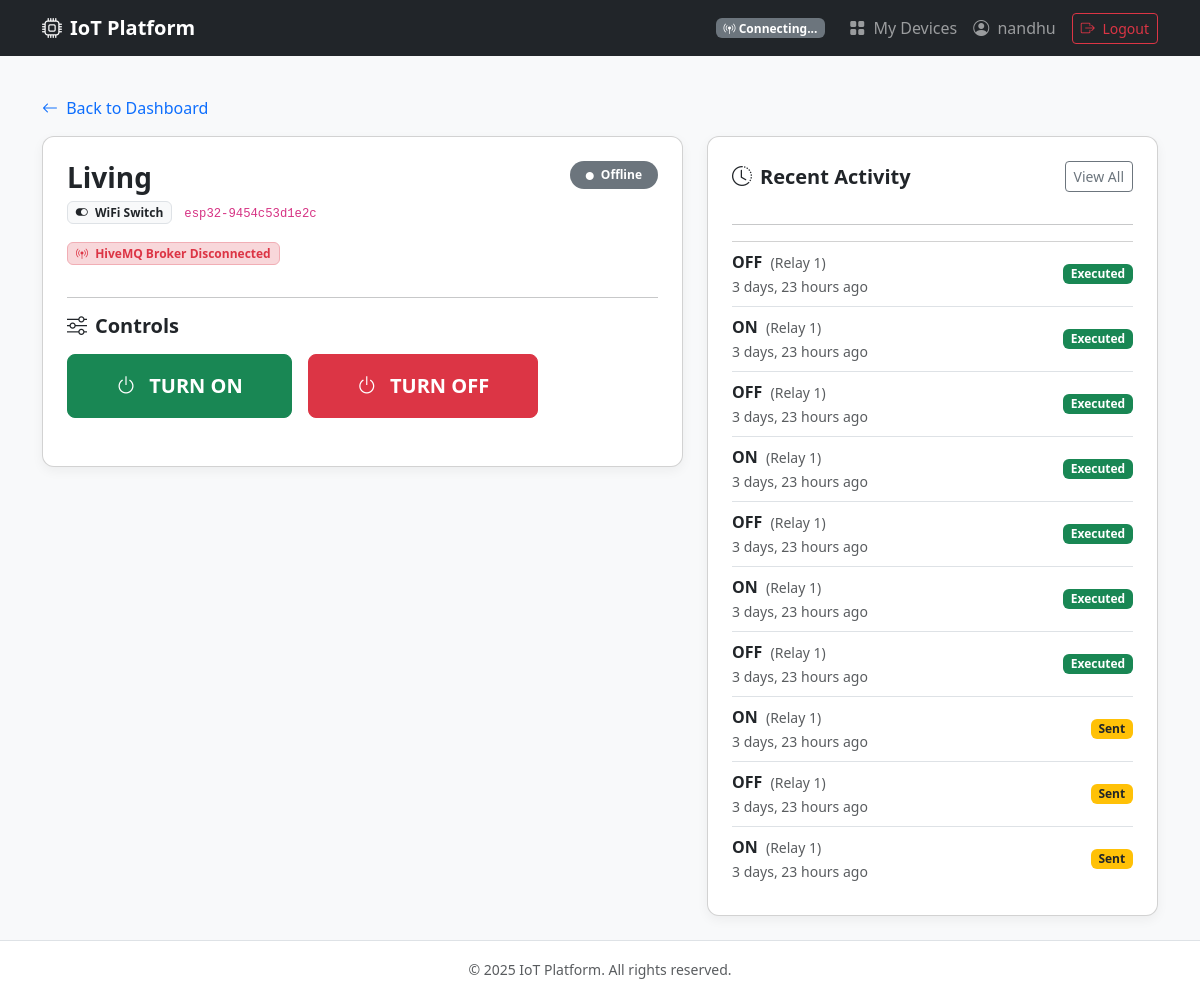
The app's page /devices/2/control/ (signed in) with its own data.
### devices/models.py (models this page shows, shortened)
class Device(models.Model):
    user = models.ForeignKey(User, on_delete=models.CASCADE, related_name='devices')
    unique_device_id = models.CharField(
        max_length=50,
        unique=True,
        help_text='Unique ID printed on the physical device'
    )
    device_type = models.ForeignKey(DeviceType, on_delete=models.PROTECT, related_name='devices')
    name = models.CharField(max_length=100, help_text='Friendly name, e.g. "Living Room Light"')
    is_online = models.BooleanField(default=False)
    current_state = models.JSONField(default=dict, blank=True)
    added_at = models.DateTimeField(auto_now_add=True)
    last_seen = models.DateTimeField(null=True, blank=True)
    class Meta:
        ordering = ['-added_at']

class DeviceType(models.Model):
    name = models.CharField(max_length=100)
    slug = models.SlugField(unique=True)
    icon = models.CharField(max_length=50, default='bi-device-ssd',
                            help_text='Bootstrap icon class, e.g. bi-toggle-on')
    description = models.TextField(blank=True)
    available_commands = models.JSONField(
        default=dict,
        help_text='JSON of supported commands, e.g. {"actions": ["ON","OFF"]}'
    )
    is_active = models.BooleanField(default=True)

class DeviceLog(models.Model):
    STATUS_CHOICES = [
        ('sent', 'Sent'),
        ('delivered', 'Delivered'),
        ('executed', 'Executed'),
        ('failed', 'Failed'),
    ]
    device = models.ForeignKey(Device, on_delete=models.CASCADE, related_name='logs')
    action = models.CharField(max_length=50)          # e.g. ON, OFF, SET_SPEED
    value = models.CharField(max_length=100, blank=True)  # e.g. "75" for speed
    performed_by = models.ForeignKey(User, on_delete=models.SET_NULL, null=True)
    timestamp = models.DateTimeField(auto_now_add=True)
    status = models.CharField(max_length=20, choices=STATUS_CHOICES, default='sent')
    class Meta:
        ordering = ['-timestamp']

### devices/views.py (the view, shortened to what this page needs)
# urls.py: path('<int:device_id>/control/', views.device_control_view, name='control'),
@login_required
def device_control_view(request, device_id):
    device = get_object_or_404(Device, id=device_id, user=request.user)
    recent_logs = device.logs.all()[:10]
    mqtt = get_mqtt_client()
    context = {
        'device': device,
        'logs': recent_logs,
        'mqtt_connected': mqtt.is_connected(),
        'relay_1': device.current_state.get('relay_1') or device.current_state.get('power', 'OFF'),
        'relay_2': device.current_state.get('relay_2', 'OFF'),
    }
    return render(request, 'devices/device_control.html', context)

### mqtt_service/client.py (called while the page is built)
def get_mqtt_client():
    return MQTTClient()

    def __new__(cls):
        with cls._lock:
            if cls._instance is None:
                cls._instance = super().__new__(cls)
                cls._instance._initialized = False
            return cls._instance

    def is_connected(self):
        return self._connected

### devices/templates/devices/device_control.html (shortened to what this page needs)
{% extends 'accounts/base.html' %}
{% block content %}
<a href="{% url 'devices:dashboard' %}" class="text-decoration-none mb-3 d-inline-block">
    <i class="bi bi-arrow-left me-1"></i> Back to Dashboard
</a>
<div class="row g-4">
    <div class="col-lg-7">
        <div class="card card-custom bg-white p-4">
            <div class="d-flex justify-content-between align-items-start mb-3">
                <div>
                    <h3 class="fw-bold mb-1">{{ device.name }}</h3>
                    <span class="badge bg-light text-dark border me-2">
                        <i class="bi {{ device.device_type.icon }} me-1"></i>
                        {{ device.device_type.name }}
                    </span>
                    <span class="text-muted small"><code>{{ device.unique_device_id }}</code></span>
                </div>
                <div>
                    {% if device.is_online %}
                        <span class="badge bg-success rounded-pill px-3 py-2">
                            <i class="bi bi-circle-fill me-1" style="font-size:8px"></i> Online
                        </span>
                    {% else %}
                        <span class="badge bg-secondary rounded-pill px-3 py-2">
                            <i class="bi bi-circle-fill me-1" style="font-size:8px"></i> Offline
                        </span>
                    {% endif %}
                </div>
            </div>
            <div class="mb-3">
                {% if mqtt_connected %}
                    <span class="badge bg-success-subtle text-success border border-success-subtle px-2 py-1">
                        <i class="bi bi-broadcast me-1"></i> HiveMQ Broker Connected
                    </span>
                {% else %}
                    <span class="badge bg-danger-subtle text-danger border border-danger-subtle px-2 py-1">
                        <i class="bi bi-broadcast-pin me-1"></i> HiveMQ Broker Disconnected
                    </span>
                {% endif %}
            </div>
            <hr>
            {% if device.device_type.slug == "wifi_switch" %}
                <h5 class="fw-bold mb-3"><i class="bi bi-toggle-on me-2"></i>Dual Relay Control</h5>
                <div class="border rounded p-3 mb-3">
                    <div class="d-flex justify-content-between align-items-center mb-3">
                        <h6 class="fw-bold mb-0">Relay 1</h6>
                        {% if relay_1 == "ON" %}
                            <span class="badge bg-success fs-6">ON</span>
                        {% else %}
                            <span class="badge bg-secondary fs-6">OFF</span>
                        {% endif %}
                    </div>
                    <div class="d-flex gap-3">
                        <form method="POST">
                            {% csrf_token %}
                            <input type="hidden" name="action" value="ON">
                            <input type="hidden" name="relay_number" value="1">
                            <button type="submit" class="btn btn-lg px-4 {% if relay_1 == 'ON' %}btn-success{% else %}btn-outline-success{% endif %}">
                                <i class="bi bi-power me-1"></i> ON
                            </button>
                        </form>
                        <form method="POST">
                            {% csrf_token %}
                            <input type="hidden" name="action" value="OFF">
                            <input type="hidden" name="relay_number" value="1">
                            <button type="submit" class="btn btn-lg px-4 {% if relay_1 == 'OFF' %}btn-danger{% else %}btn-outline-danger{% endif %}">
                                <i class="bi bi-power me-1"></i> OFF
                            </button>
                        </form>
                    </div>
                </div>
                <div class="border rounded p-3 mb-3">
                    <div class="d-flex justify-content-between align-items-center mb-3">
                        <h6 class="fw-bold mb-0">Relay 2</h6>
                        {% if relay_2 == "ON" %}
                            <span class="badge bg-success fs-6">ON</span>
                        {% else %}
                            <span class="badge bg-secondary fs-6">OFF</span>
                        {% endif %}
                    </div>
                    <div class="d-flex gap-3">
                        <form method="POST">
                            {% csrf_token %}
                            <input type="hidden" name="action" value="ON">
                            <input type="hidden" name="relay_number" value="2">
                            <button type="submit" class="btn btn-lg px-4 {% if relay_2 == 'ON' %}btn-success{% else %}btn-outline-success{% endif %}">
                                <i class="bi bi-power me-1"></i> ON
                            </button>
                        </form>
                        <form method="POST">
                            {% csrf_token %}
                            <input type="hidden" name="action" value="OFF">
                            <input type="hidden" name="relay_number" value="2">
                            <button type="submit" class="btn btn-lg px-4 {% if relay_2 == 'OFF' %}btn-danger{% else %}btn-outline-danger{% endif %}">
                                <i class="bi bi-power me-1"></i> OFF
                            </button>
                        </form>
                    </div>
                </div>
            {% else %}
                <h5 class="fw-bold mb-3"><i class="bi bi-sliders me-2"></i>Controls</h5>
                <div class="d-flex gap-3 mb-4">
                    <form method="POST" class="d-inline">
                        <button type="submit" class="btn btn-lg btn-success px-5 py-3 fw-bold">
                            <i class="bi bi-power me-2"></i> TURN ON
                        </button>
                    </form>
                    <form method="POST" class="d-inline">
                        <button type="submit" class="btn btn-lg btn-danger px-5 py-3 fw-bold">
                            <i class="bi bi-power me-2"></i> TURN OFF
                        </button>
                    </form>
                </div>
            {% endif %}
        </div>
    </div>
    <div class="col-lg-5">
        <div class="card card-custom bg-white p-4">
            <div class="d-flex justify-content-between align-items-center mb-3">
                <h5 class="fw-bold mb-0"><i class="bi bi-clock-history me-2"></i>Recent Activity</h5>
                <a href="{% url 'devices:logs' device.id %}" class="btn btn-sm btn-outline-secondary">
                    View All
                </a>
            </div>
            <hr>
            {% if logs %}
                <div class="list-group list-group-flush">
                    {% for log in logs %}
                    <div class="list-group-item px-0 d-flex justify-content-between align-items-center">
                        <div>
                            <span class="fw-semibold">{{ log.action }}</span>
                            {% if log.value %}
                                <span class="text-muted small ms-1">({{ log.value }})</span>
                            {% endif %}
                            <br>
                            <small class="text-muted">
                                {{ log.timestamp|timesince }} ago
                            </small>
                        </div>
                        {% if log.status == "sent" %}
                            <span class="badge bg-warning text-dark">Sent</span>
                        {% elif log.status == "executed" %}
                            <span class="badge bg-success">Executed</span>
                        {% elif log.status == "failed" %}
                            <span class="badge bg-danger">Failed</span>
                        {% else %}
                            <span class="badge bg-info">{{ log.status }}</span>
                        {% endif %}
                    </div>
                    {% endfor %}
                </div>
            {% else %}
                <p class="text-muted text-center py-3">No activity recorded yet.</p>
            {% endif %}
        </div>
    </div>
</div>
{% endblock %}

### accounts/templates/accounts/base.html (shortened to what this page needs)
<!DOCTYPE html>
<html lang="en">
<head>
    <link href="https://cdn.jsdelivr.net/npm/bootstrap@5.3.3/dist/css/bootstrap.min.css" rel="stylesheet">
    <link rel="stylesheet" href="https://cdn.jsdelivr.net/npm/bootstrap-icons@1.11.3/font/bootstrap-icons.min.css">
</head>
<body>
    <nav class="navbar navbar-expand-lg navbar-dark bg-dark">
        <div class="container">
            <a class="navbar-brand fw-bold" href="{% if user.is_authenticated %}{% url 'devices:dashboard' %}{% else %}{% url 'accounts:login' %}{% endif %}">
                <i class="bi bi-cpu me-2"></i>IoT Platform
            </a>
            <div class="collapse navbar-collapse" id="navMenu">
                <ul class="navbar-nav ms-auto align-items-center">
                    {% if user.is_authenticated %}
                        <li class="nav-item d-flex align-items-center me-3" id="ws-status">
                            <span class="badge bg-secondary"><i class="bi bi-broadcast-pin"></i> Connecting...</span>
                        </li>
                    {% endif %}
                    {% if user.is_authenticated %}
                        <li class="nav-item">
                            <a class="nav-link" href="{% url 'devices:dashboard' %}">
                                <i class="bi bi-grid-fill me-1"></i> My Devices
                            </a>
                        </li>
                        <li class="nav-item">
                            <a class="nav-link" href="{% url 'accounts:profile' %}">
                                <i class="bi bi-person-circle me-1"></i> {{ user.username }}
                            </a>
                        </li>
                        <li class="nav-item ms-lg-2">
                            <a class="btn btn-outline-danger btn-sm" href="{% url 'accounts:logout' %}">
                                <i class="bi bi-box-arrow-right me-1"></i> Logout
                            </a>
                        </li>
                    {% endif %}
                </ul>
            </div>
        </div>
    </nav>
    <main class="container py-4">
        {% block content %}{% endblock %}
    </main>
    <footer class="footer bg-white border-top py-3 text-center text-muted">
        <div class="container">
            <small>&copy; 2025 IoT Platform. All rights reserved.</small>
        </div>
    </footer>
</body>
</html>

### accounts/templates/accounts/base.html (style rules this page uses)
body { background-color: #f8f9fa; min-height: 100vh; display: flex; flex-direction: column; }
.footer { margin-top: auto; }
.card-custom { border-radius: 12px; box-shadow: 0 4px 12px rgba(0,0,0,0.05); }

### records on screen
Device: name "Living", device_type.name "WiFi Switch", unique_device_id "esp32-9454c53d1e2c"
DeviceLog: action "OFF", value "Relay 1", timestamp "3 days, 23 hours", status "Executed"
DeviceLog: action "ON", value "Relay 1", timestamp "3 days, 23 hours", status "Executed"
DeviceLog: action "OFF", value "Relay 1", timestamp "3 days, 23 hours", status "Executed"
DeviceLog: action "ON", value "Relay 1", timestamp "3 days, 23 hours", status "Executed"
DeviceLog: action "OFF", value "Relay 1", timestamp "3 days, 23 hours", status "Executed"
DeviceLog: action "ON", value "Relay 1", timestamp "3 days, 23 hours", status "Executed"
DeviceLog: action "OFF", value "Relay 1", timestamp "3 days, 23 hours", status "Executed"
DeviceLog: action "ON", value "Relay 1", timestamp "3 days, 23 hours", status "Sent"
DeviceLog: action "OFF", value "Relay 1", timestamp "3 days, 23 hours", status "Sent"
DeviceLog: action "ON", value "Relay 1", timestamp "3 days, 23 hours", status "Sent"

### other values on screen
{{ user.username }} "nandhu"
